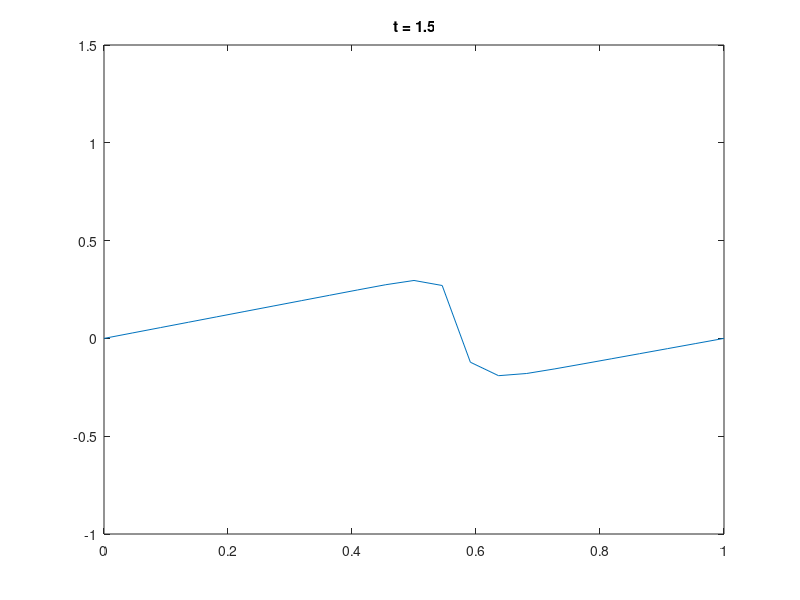

Here is the MATLAB script that generated this plot:
% Script solving Burgers with a SL method, uniform grid.
clear all
clf

% Parameters
N=21;       % Level of spacial discretisation
tN = 200;
%Dt= 0.012;   % Timestep
theta_t=1/2;  % Theta for the Theta method in time.
theta_x=1/2;  % Theta for the Theta-method for departure points.
epsilon=0.002; % Epsilon in the PDE

x0 = 0;
x1 = 1;
Dx= (x1 - x0)./(N+1); % Space step

t0 = 0;
tmax = 1.5;
Dt = (tmax-t0)/tN;

% Initial and boundary conditions
u0 = @(x) sin(2*pi*x) + 1/2*sin(pi*x);
u_l = 0;
u_r = 0;

% Matrices to be used. Tridiagonal, so could be done more efficiently

% del2 - \delta_x^2, a tridiagonal matrix, finite difference second 
% derivative operator.
del2 = -2*eye(N) + diag(ones(N-1,1),1) + diag(ones(N-1,1),-1);
% LHS and RHS of SISL formulation, and the boundary term correction
M_RHS = eye(N) + Dt/(Dx^2) * (1 - theta_t) * epsilon * del2;
M_LHS = eye(N) - Dt/(Dx^2) * theta_t * epsilon * del2;
BC = [u_l/(Dx^2); zeros(N-2,1);u_r/(Dx^2)];

% Initialisation
X = x0 + (1:N)'*Dx;
Un = u0(X);

% For plotting...
tout = t0 + (0:tN)*Dt;
uout=zeros(length(tmax),N);
uout(1,:) = Un;
xout = X;
jj=1;

% Outer loop. Timestep
for ii = 1:(length(tout))
% Timestep initialisation
% Cubic spline of Un (including the constant end points)  
rhs0 = u_l + Dt/(Dx^2) * (1-theta_t) * epsilon *...
    (2*u_l - 5*Un(1) + 4*Un(2) - Un(3)); % This is an order h^2 approx'n to u''
rhsN = u_r + Dt/(Dx^2) * (1-theta_t) * epsilon *...
    (2*u_r - 5*Un(N) + 4*Un(N-1) - Un(N-2));
%pp_rhs = spline([0;X;1],[rhs0; (M_RHS * Un) ; rhsN]);
pp_rhs = interp1([x0;X;x1],...
  [rhs0; (M_RHS * Un + Dt*(1-theta_t)*epsilon*BC) ; rhsN],'linear','pp');
%   TODO
%   This is actually wrong at the moment. Want to take into account
%   the second derivative term at the left and right points.
%   Since this is in the known LHS, could make this higher order;
%   doesn't have to lead to a tridiagonal matrix to solve with.

% Initial guess of departure points.
X_D = X - Dt*Un;
 % Inner loop. 
 for k = 1:2
 % Evaluate RHS at the departure points.
 rhs_D = ppval(pp_rhs, X_D);
 % Solve the implicit equation (Thomas algorithm implemented later)
 U_A = M_LHS\(rhs_D + Dt*theta_t*epsilon*BC);
 % New guess at the departure points (theta-method) and recalculate 
 % RHS_D and U_A. 
 X_D = X - Dt*(theta_x*U_A + (1-theta_x)*Un);
 end
 rhs_D = ppval(pp_rhs, X_D);
 U_A = M_LHS\(rhs_D + Dt*theta_t*epsilon*BC);
 % End of Inner Loop
% Prep for next timestep.
Un = U_A;
plot([x0;X;x1],[u_l;U_A;u_r])
title(['t = ',num2str(tout(ii))]), ylim([-1 1.5]), drawnow()
jj=jj+1;
uout(jj,:)=Un;
end % for ii

% mk_video('test.avi','test',tout,uout,xout);
